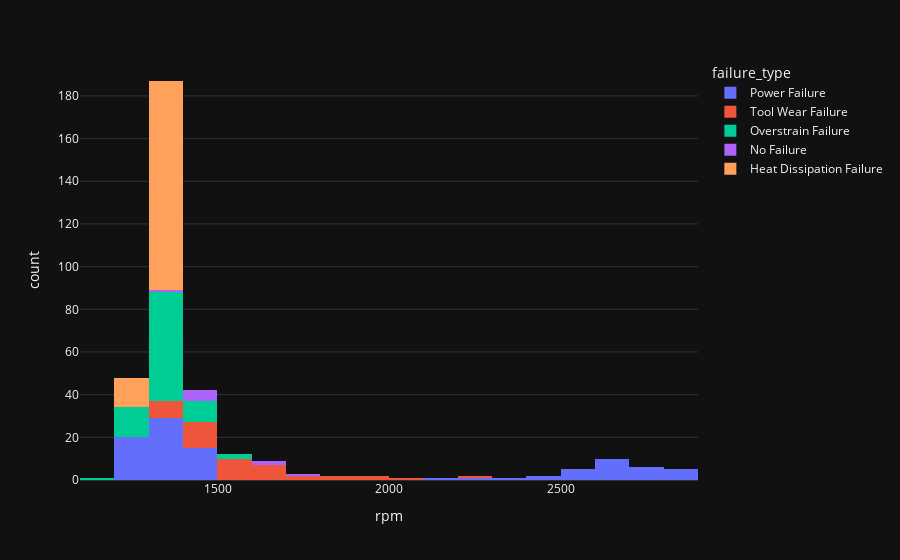

The code cell stored with this chart in its notebook:
### Code cell
px.histogram(df_rotation_failure, x="rpm", color="failure_type")

### Figure 1 — Plotly figure (JSON) as saved in the notebook; plotly's stock layout.template omitted (floating-point values rounded to 4 significant figures)
{"data": [{"bingroup": "x", "hovertemplate": "failure_type=Power Failure<br>rpm=%{x}<br>count=%{y}<extra></extra>", "legendgroup": "Power Failure", "marker": {"color": "#636efa", "pattern": {"shape": ""}}, "name": "Power Failure", "orientation": "v", "showlegend": true, "x": [2861, 1410, 1433, 2678, 1421, 1420, 2564, 1399, 2874, 1336, 2833, 1235, 2270, 1319, 2721, 1386, 1258, 1296, 2153, 1243, 2737, 1479, 1268, 2886, 1313, 2567, 1301, 1258, 2549, 1446, 1372, 1267, 1320, 1367, 1324, 2563, 2760, 2639, 2672, 1338, 2709, 1442, 1333, 1454, 2691, 1331, 1284, 2372, 2825, 1284, 1386, 1365, 2676, 2663, 1337, 1284, 2497, 2659, 1271, 2706, 1262, 1288, 1257, 1404, 1290, 1364, 1356, 1282, 1405, 1312, 1368, 1309, 1336, 2636, 1322, 2478, 2633, 1416, 1288, 2579, 1381, 1255, 1200, 1465, 2710, 1303, 1402, 2617, 1334, 1459, 1326, 1403, 1377, 1294, 1361], "xaxis": "x", "yaxis": "y", "type": "histogram"}, {"bingroup": "x", "hovertemplate": "failure_type=Tool Wear Failure<br>rpm=%{x}<br>count=%{y}<extra></extra>", "legendgroup": "Tool Wear Failure", "marker": {"color": "#EF553B", "pattern": {"shape": ""}}, "name": "Tool Wear Failure", "orientation": "v", "showlegend": true, "x": [1455, 1549, 1429, 1604, 1511, 1416, 1867, 1542, 1399, 1380, 1996, 1567, 1405, 1530, 1629, 1615, 1710, 1442, 1446, 1497, 1521, 1509, 1422, 1454, 1671, 1577, 1493, 1397, 1394, 1441, 1648, 1692, 1524, 2097, 1374, 1553, 1737, 1385, 1475, 1323, 1325, 1615, 1871, 1922, 2271], "xaxis": "x", "yaxis": "y", "type": "histogram"}, {"bingroup": "x", "hovertemplate": "failure_type=Overstrain Failure<br>rpm=%{x}<br>count=%{y}<extra></extra>", "legendgroup": "Overstrain Failure", "marker": {"color": "#00cc96", "pattern": {"shape": ""}}, "name": "Overstrain Failure", "orientation": "v", "showlegend": true, "x": [1282, 1412, 1348, 1362, 1405, 1373, 1501, 1289, 1372, 1385, 1316, 1400, 1362, 1365, 1371, 1354, 1310, 1365, 1327, 1390, 1384, 1378, 1329, 1515, 1345, 1299, 1417, 1379, 1269, 1285, 1355, 1378, 1270, 1227, 1351, 1383, 1340, 1401, 1359, 1256, 1363, 1365, 1411, 1477, 1450, 1369, 1339, 1236, 1399, 1379, 1312, 1380, 1461, 1362, 1372, 1296, 1270, 1336, 1368, 1272, 1335, 1399, 1229, 1376, 1181, 1369, 1340, 1396, 1354, 1398, 1373, 1367, 1287, 1435, 1317, 1352, 1360, 1337], "xaxis": "x", "yaxis": "y", "type": "histogram"}, {"bingroup": "x", "hovertemplate": "failure_type=No Failure<br>rpm=%{x}<br>count=%{y}<extra></extra>", "legendgroup": "No Failure", "marker": {"color": "#ab63fa", "pattern": {"shape": ""}}, "name": "No Failure", "orientation": "v", "showlegend": true, "x": [1439, 1685, 1419, 1421, 1363, 1438, 1663, 1710, 1431], "xaxis": "x", "yaxis": "y", "type": "histogram"}, {"bingroup": "x", "hovertemplate": "failure_type=Heat Dissipation Failure<br>rpm=%{x}<br>count=%{y}<extra></extra>", "legendgroup": "Heat Dissipation Failure", "marker": {"color": "#FFA15A", "pattern": {"shape": ""}}, "name": "Heat Dissipation Failure", "orientation": "v", "showlegend": true, "x": [1342, 1377, 1377, 1379, 1360, 1326, 1366, 1294, 1357, 1336, 1376, 1370, 1325, 1376, 1364, 1286, 1311, 1331, 1373, 1212, 1370, 1263, 1346, 1355, 1346, 1349, 1362, 1334, 1348, 1314, 1359, 1369, 1330, 1356, 1329, 1297, 1331, 1361, 1374, 1334, 1317, 1259, 1341, 1362, 1326, 1280, 1379, 1308, 1298, 1355, 1368, 1353, 1331, 1326, 1358, 1325, 1379, 1321, 1329, 1374, 1378, 1263, 1351, 1305, 1359, 1307, 1346, 1372, 1375, 1351, 1349, 1349, 1369, 1275, 1312, 1374, 1361, 1359, 1372, 1365, 1335, 1336, 1341, 1330, 1238, 1324, 1349, 1350, 1307, 1373, 1222, 1337, 1353, 1366, 1341, 1306, 1301, 1336, 1351, 1363, 1295, 1361, 1332, 1309, 1344, 1371, 1366, 1377, 1315, 1298, 1316, 1363], "xaxis": "x", "yaxis": "y", "type": "histogram"}], "layout": {"xaxis": {"anchor": "y", "domain": [0.0, 1.0], "title": {"text": "rpm"}}, "yaxis": {"anchor": "x", "domain": [0.0, 1.0], "title": {"text": "count"}}, "legend": {"title": {"text": "failure_type"}, "tracegroupgap": 0}, "margin": {"t": 60}, "barmode": "relative"}}
